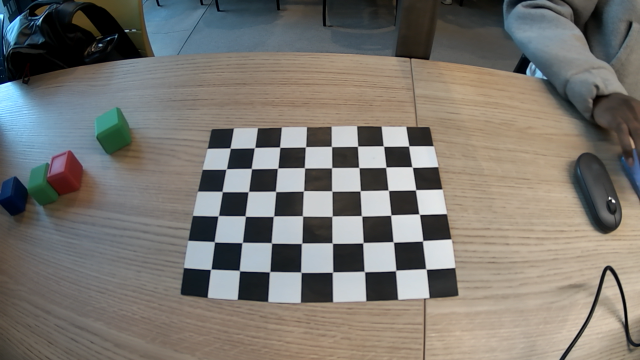
#> input picture src/sample0.png, 640 x 360 px
$ python -i poc_qarm_loop.py   (imports and definitions only)
#> lines starting #> are read from the running program, lines starting #| are printed output that depends on the picture; after the words box and inside, x2 and y2 are one past the last pixel; in counts of white or black regions, pixels touching at a corner belong together
### src/pal/products/qarm_mini.py
"""qarm_mini: Classes to simplify interactions with the QArm Mini.

This module provides a set of API classes and tools to facilitate working with
the QArm Mini. It is designed to make it easy to read and write
all available inputs/outputs of the QArm Mini.
"""

import numpy as np
from quanser.hardware import HIL, HILError, MAX_STRING_LENGTH
from pal.utilities.vision import Camera2D

class QArmMini():


    HOME_POSE  = np.array([0, np.pi / 2, -np.pi / 2, np.pi/6], dtype=np.float64)
    SLEEP_POSE = np.array([0, 0, 0, np.pi / 2], dtype=np.float64)

    LIMITS_MAX = np.array([4*np.pi/3, 13*np.pi/12, np.pi/6, 8*np.pi/9], dtype=np.float64)
    LIMITS_MIN = np.array([-10*np.pi/18, -np.pi/6, -5*np.pi/6, -np.pi/10], dtype=np.float64)

    def __init__(self,
                 id=0,
                 hardware=1,
                 boardSpecificOptions = ('j0_mode=0;j1_mode=0;j2_mode=0;j3_mode=0;'
                 'gripper_mode=0;j0_profile_velocity=6.2832;j0_profile_acceleration=6.2832;'
                 'j1_profile_velocity=6.2832;j1_profile_acceleration=6.2832;'
                 'j2_profile_velocity=6.2832;j2_profile_acceleration=6.2832;'
                 'j3_profile_velocity=6.2832;j3_profile_acceleration=6.2832;'
                 'gripper_profile_velocity=6.2832;gripper_profile_acceleration=6.2832;'),
                 pGain = [5, 10, 10, 10, 20],
                 iGain = [-1, 0.036, 0.036, -1, -1],
                 dGain = [200, 0, 0, 0, 0],
                 ffVGain = [-1, -1, -1, -1, -1],
                 ffAGain = [-1, -1, -1, -1, -1]
        ):
        """This function initializes and configures the QArm Mini.

        Args:
            id (int, optional): Board identifier id number for virtual
                use only. Defaults to 0.
            hardware (int, optional): Indicates whether to use hardware
                or virtual QArm Mini. (0 for virtual, 1 for hardware). Defaults to 0.
            frequency (int, optional): Sampling frequency
                (used when readMode is set to 1). Defaults to 100.
            readMode (int, optional): Indicates the read mode.
                (0 for immediate I/O, 1 for task-based I/O). Defaults to 0.  # delete this and frequency
            boardSpecificOptions (str, optional): board specific options
                for the QArm Mini.
        """

        # Channels - particular input or output signal from data acquisition card

        self.WRITE_OTHER_CHANNELS = np.array(
            [1000, 1001, 1002, 1003, 1004,
             11000, 11001, 11002, 11003, 11004],
            dtype=np.uint32)

        self.READ_ANALOG_CHANNELS = np.array(
            [0, 1, 2, 3, 4],
            dtype=np.uint32)
        self.READ_OTHER_CHANNELS = np.array(
            [1000, 1001, 1002, 1003, 1004,
             3000, 3001, 3002, 3003, 3004,
            10000, 10001, 10002, 10003, 10004,
            11000, 11001, 11002, 11003, 11004],
            dtype=np.uint32)

        # Internal read buffers
        self._readAnalogBuffer = np.zeros(
            len(self.READ_ANALOG_CHANNELS),
            dtype=np.float64)
        self._readOtherBuffer = np.zeros(
            len(self.READ_OTHER_CHANNELS),
            dtype=np.float64)

        # External read buffers
        self.positionMeasured = np.zeros(4, dtype=np.float64)
        self.gripperPositionMeasured = np.zeros(1, dtype=np.float64)

        self.speedMeasured = np.zeros(4, dtype=np.float64)
        self.gripperSpeedMeasured = np.zeros(1, dtype=np.float64)

        self.currentMeasured = np.zeros(4, dtype=np.float64)
        self.gripperCurrentMeasured = np.zeros(1, dtype=np.float64)

        readMode=0
        frequency=100

        self._hardware = hardware
        self._readMode = readMode
        self._id = str(id)
        self._boardSpecificOptions = boardSpecificOptions

        #boardIdentifier

        if self._hardware:
            boardIdentifier = self._id
        else:
            boardIdentifier = self._id + "@tcpip://localhost:18916?nagle='off'"

        try:
            # Open the Card
            self.card = HIL("qarm_mini", boardIdentifier)

            if self.card.is_valid():
                # Set PWM options
                self.card.set_card_specific_options(
                    self._boardSpecificOptions,
                    MAX_STRING_LENGTH)

                properties = np.array( # in order, yaw, shoulder, elbow and wrist joint + gripper
                    [128, 129, 130, 131, 132, # position P gain
                     133, 134, 135, 136, 137, # position I gain
                     138, 139, 140, 141, 142, # position D gain
                     143, 144, 145, 146, 147, # feedforward velocity gain
                     148, 149, 150 ,151, 152], # feedforward acceleration gain
                     dtype=np.int32)

                # pGain             >  Proportional Gain (0 to 127  or -1 for default)
                # iGain             > Integral Gain (0 to 0.24  or -1 for default)
                # dGain             > Derivative Gain (0 to 1023  or -1 for default)
                # velocityGain      > Velocity FF Gain (0 to 4095  or -1 for default)
                # accelerationGain  > Acceleration FF Gain (0 to 4095  or -1 for default)
                bufferProperties = np.concatenate(
                    [pGain,
                     iGain,
                     dGain,
                     ffVGain,
                     ffAGain],
                     dtype=np.float64)

                self.card.set_double_property(properties,
                                              len(properties),
                                              bufferProperties)

                print('QArm Mini configured successfully.')

        except HILError as h:
            print(h.get_error_message())

    # [276 lines left out: functions write_joint_positions, write_gripper_position, write_joint_PWM, write_gripper_PWM, read_outputs, read_write_std and 1 more, not called in this run]

    def __enter__(self):
        """Used for with statement."""
        return self

    # [4 lines left out: function __exit__, not called in this run]


class QArmMiniCamera(Camera2D):

    """Class for accessing the QBot Platform CSI camera.

    Args:
        frameWidth (int, optional): Width of the camera frame.
            Defaults to 640.
        frameHeight (int, optional): Height of the camera frame.
            Defaults to 400.
        frameRate (int, optional): Frame rate of the camera.
            Defaults to 30.

    """

    def __init__(

            self,
            frameWidth=640,
            frameHeight=400,
            frameRate=60.0,
            focalLength=np.array([[None], [None]], dtype=np.float64),
            principlePoint=np.array([[None], [None]], dtype=np.float64),
            skew=None,
            position=np.array([[None], [None], [None]], dtype=np.float64),
            orientation=np.array(
                [[None,None,None], [None,None,None], [None,None,None]],
                dtype=np.float64),
            brightness = None, #won't work on qbot platform downward facing
            contrast = None, #won't work on qbot platform downward facing
            gain = None,
            exposure = None,
        ):

#> further down, picture is the input picture: shape (360, 640, 3); mean B, G, R 112, 117.8, 120.9
        if 1 == 2 :
            deviceId = '6'
        else:
            deviceId = "6@tcpip://localhost:18915"
        super().__init__(
            cameraId=deviceId,
            frameWidth=frameWidth,
            frameHeight=frameHeight,
            frameRate=frameRate,
            focalLength = focalLength,
            principlePoint = principlePoint,
            skew = skew,
            position=position,
            orientation=orientation,
            imageFormat=1,
            brightness = brightness,
            contrast = contrast,
            gain = gain,
            exposure = exposure
        )

### src/poc_qarm_loop.py
import sys, os
import cv2
import glob
import threading
import numpy as np
from pal.products.qarm_mini import QArmMini, QArmMiniCamera
from hal.content.qarm_mini import QArmMiniKeyboardNavigator, QArmMiniFunctions, DataIO
from pal.utilities.keyboard import QKeyboard
from pal.utilities.timing   import QTimer

sys.path.insert(0, os.path.join(os.path.dirname(__file__), '..'))


# ---------------------------------------------------------------------------
# COLOR RANGES (HSV)
# ---------------------------------------------------------------------------
# HSV is much more robust than BGR under changing light.
# Hue is 0-179 in OpenCV, Saturation/Value are 0-255.
# Red wraps around 0/180 so it needs TWO ranges.
COLOR_RANGES = {
    "red": [
        (np.array([0,   120,  70]),  np.array([10,  255, 255])),   # lower red
        (np.array([170, 120,  70]),  np.array([180, 255, 255])),   # upper red
    ],
    "green": [
        (np.array([40,  80,  50]),   np.array([85,  255, 255])),
    ],
    "blue": [
        (np.array([100, 120,  50]),  np.array([130, 255, 255])),
    ],
}

# Visual colour for bounding boxes (BGR)
BOX_COLORS = {
    "red":   (0,   0,   255),
    "green": (0,   255,  0),
    "blue":  (255,  0,   0),
}

# ---------------------------------------------------------------------------
# Tuning knobs
# ---------------------------------------------------------------------------
MIN_AREA    = 800    # px² — ignore tiny blobs (noise, reflections)
MAX_AREA    = 20000  # px² — ignore huge blobs (shadows, merged objects)
MIN_SOLIDITY = 0.80  # contour area / convex hull area — blocks are solid squares


def build_mask(hsv: np.ndarray, color: str) -> np.ndarray:
    """Union all HSV ranges for a colour into one binary mask."""
    mask = np.zeros(hsv.shape[:2], dtype=np.uint8)
    for (lo, hi) in COLOR_RANGES[color]:
        mask = cv2.bitwise_or(mask, cv2.inRange(hsv, lo, hi))
    return mask


def clean_mask(mask: np.ndarray) -> np.ndarray:
    """
    Morphological open  → removes small specks (salt noise).
    Morphological close → fills small holes inside the block face.
    """
    kernel = cv2.getStructuringElement(cv2.MORPH_RECT, (5, 5))
    mask   = cv2.morphologyEx(mask, cv2.MORPH_OPEN,  kernel, iterations=2)
    mask   = cv2.morphologyEx(mask, cv2.MORPH_CLOSE, kernel, iterations=2)
    return mask


def is_square_ish(contour, tolerance: float = 0.30) -> bool:
    """
    True when the bounding rectangle is roughly square.
    tolerance=0.30 allows ±30 % difference between width and height,
    which handles slight perspective skew from the overhead camera.
    """
    _, _, w, h = cv2.boundingRect(contour)
    if h == 0:
        return False
    ratio = w / h
    return (1.0 - tolerance) <= ratio <= (1.0 + tolerance)


def detect_blocks(frame: np.ndarray) -> tuple[np.ndarray, list[dict]]:
    """
    Detect red / green / blue 40 mm × 40 mm blocks in *frame*.

    Returns
    -------
    annotated : np.ndarray
        A copy of frame with bounding boxes and labels drawn on it.
    detections : list[dict]
        Each entry has keys: color, cx, cy, area, bbox (x,y,w,h)
    """
    hsv        = cv2.cvtColor(frame, cv2.COLOR_BGR2HSV)
#> hsv: shape (360, 640, 3); mean H, S, V 48.4, 49.8, 128.4
    annotated  = frame.copy()
    detections = []

    for color in COLOR_RANGES:
        mask = build_mask(hsv, color)
        mask = clean_mask(mask)

        contours, _ = cv2.findContours(mask, cv2.RETR_EXTERNAL, cv2.CHAIN_APPROX_SIMPLE)

        for cnt in contours:
            area = cv2.contourArea(cnt)
            if not (MIN_AREA <= area <= MAX_AREA):
                continue                             # wrong size

            # Solidity check: real blocks are solid; shadows/glare are not
            hull     = cv2.convexHull(cnt)
            solidity = area / cv2.contourArea(hull) if cv2.contourArea(hull) > 0 else 0
            if solidity < MIN_SOLIDITY:
                continue

            if not is_square_ish(cnt):
                continue                             # not a square shape

            # ---- Passed all checks — record and draw ----
            x, y, w, h = cv2.boundingRect(cnt)
            cx = x + w // 2
            cy = y + h // 2

            detections.append({
                "color": color,
                "cx":    cx,
                "cy":    cy,
                "area":  area,
                "bbox":  (x, y, w, h),
            })

            box_color = BOX_COLORS[color]

            # Bounding rectangle
            cv2.rectangle(annotated, (x, y), (x + w, y + h), box_color, 2)

            # Crosshair at centroid
            cv2.drawMarker(annotated, (cx, cy), box_color,
                           markerType=cv2.MARKER_CROSS, markerSize=12, thickness=2)

            # Label: colour + pixel centroid
            label = f"{color} ({cx},{cy})"
            cv2.putText(annotated, label, (x, y - 8),
                        cv2.FONT_HERSHEY_SIMPLEX, 0.55, box_color, 2, cv2.LINE_AA)
#> this loop made 3 passes
#> pass 1, in detect_blocks, `mask = build_mask(hsv, color)`:
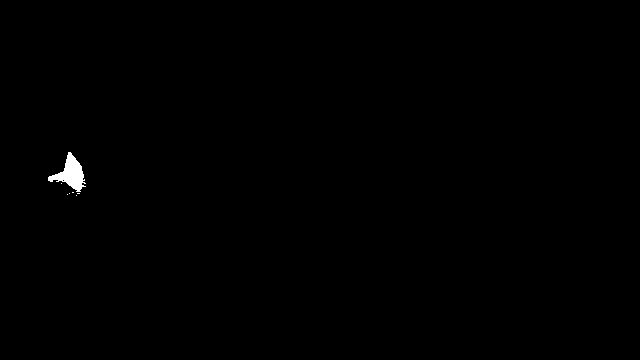
#> mask: shape (360, 640); 0.29% white; 7 white regions (6 under 20 px), largest, box (x1, y1, x2, y2) and area: (48, 152, 86, 192) 663
#> pass 2, in detect_blocks, `mask = build_mask(hsv, color)`:
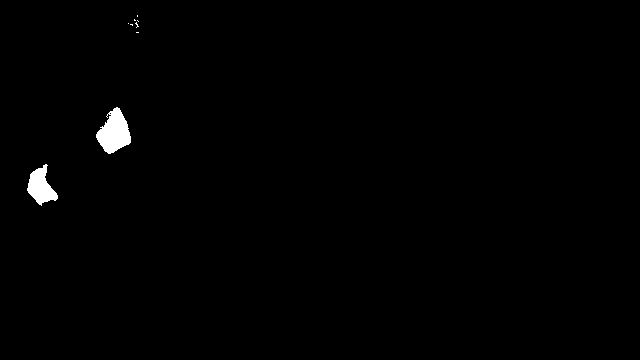
#> mask: shape (360, 640); 0.75% white; 9 white regions (7 under 20 px), largest, box (x1, y1, x2, y2) and area: (96, 107, 131, 154) 1010, (27, 164, 58, 206) 703
#> pass 2, in clean_mask (call 2), `mask   = cv2.morphologyEx(mask, cv2.MORPH_OPEN,  kernel, iterations=2)`:
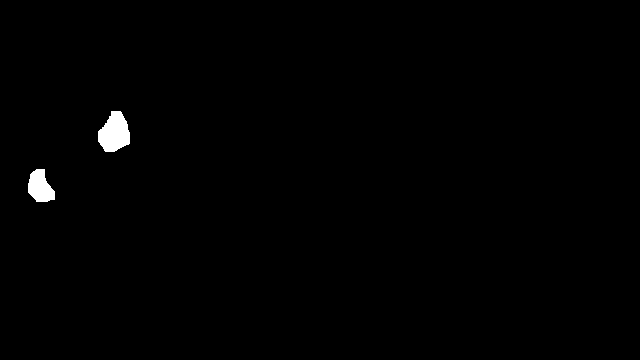
#> mask: shape (360, 640); 0.68% white; 2 white regions, box (x1, y1, x2, y2) and area: (98, 111, 130, 152) 942, (28, 169, 55, 202) 629
#> after the loop:
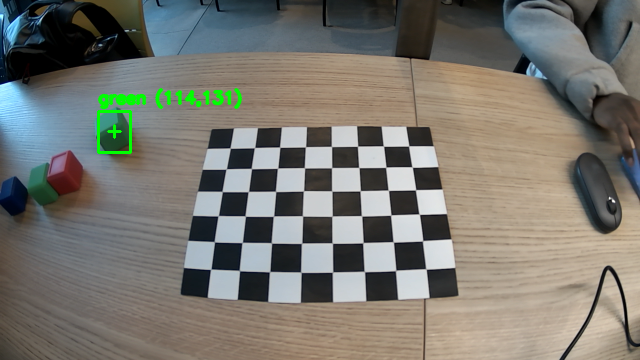
#> annotated: shape (360, 640, 3); 0.89% of pixels changed, all inside (x1, y1, x2, y2) = (97, 88, 243, 154)
#> after the loop:
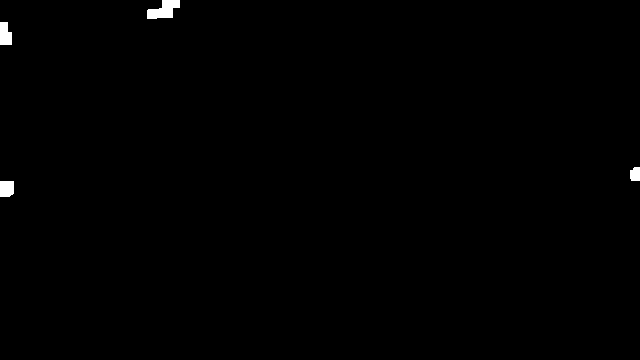
#> mask: shape (360, 640); 0.43% white; 4 white regions, box (x1, y1, x2, y2) and area: (147, 0, 180, 19) 401, (0, 22, 12, 45) 236, (0, 181, 14, 197) 216, (630, 167, 640, 181) 128
#> after the loop, detections = 1 item

    return annotated, detections


# ---------------------------------------------------------------------------
# Section A: Setup  (unchanged from your original)
# ---------------------------------------------------------------------------
# [1 line that did not run here, left out]
# [1 line that did not run here, left out]
# [1 line that did not run here, left out]
# [1 line that did not run here, left out]
# [1 line that did not run here, left out]
# [1 line that did not run here, left out]
# [1 line that did not run here, left out]

# [1 line not run here, left out]

img_count = 0

# [45 lines not run here, left out]

>>> import cv2
>>> picture = cv2.imread('sample0.png')
>>> result = detect_blocks(picture)

$ run again, on src/sample1.png
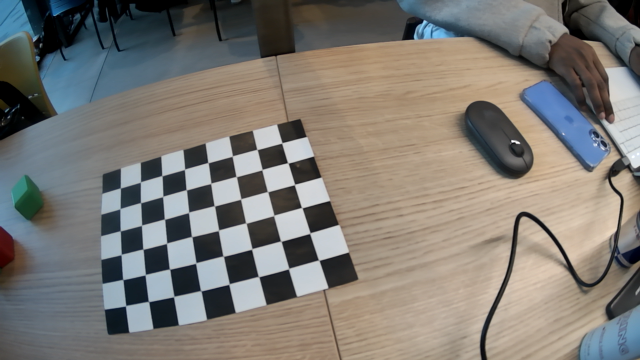
#> input picture src/sample1.png, 640 x 360 px
#> picture is the input picture: shape (360, 640, 3); mean B, G, R 116.4, 122.2, 125.8
#> hsv: shape (360, 640, 3); mean H, S, V 50.8, 55.3, 135
#> the loop in detect_blocks, `for color in COLOR_RANGES:` made 3 passes
#> contours on pass 1: [[[0, 233], [0, 242], [5, 242], [5, 233]]]
#> pass 1, in detect_blocks, `mask = build_mask(hsv, color)`:
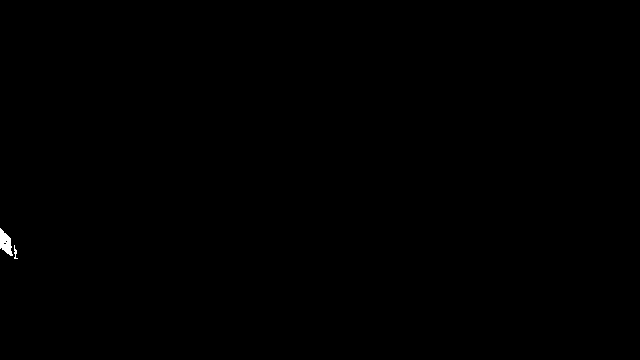
#> mask: shape (360, 640); 0.1% white; 2 white regions, box (x1, y1, x2, y2) and area: (0, 228, 13, 256) 214, (14, 245, 18, 259) 26
#> after the loop in detect_blocks, `for color in COLOR_RANGES:`:
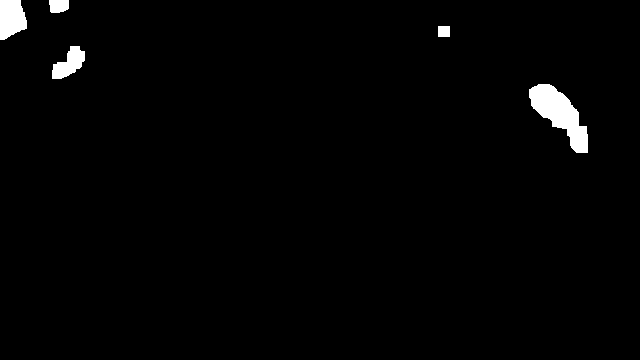
#> mask: shape (360, 640); 1.6% white; 5 white regions, box (x1, y1, x2, y2) and area: (529, 84, 588, 153) 1927, (0, 0, 27, 40) 861, (52, 46, 85, 79) 624, (49, 0, 69, 13) 233, (438, 26, 450, 37) 132
#> after the loop in detect_blocks, `for color in COLOR_RANGES:`: detections = 1 item
